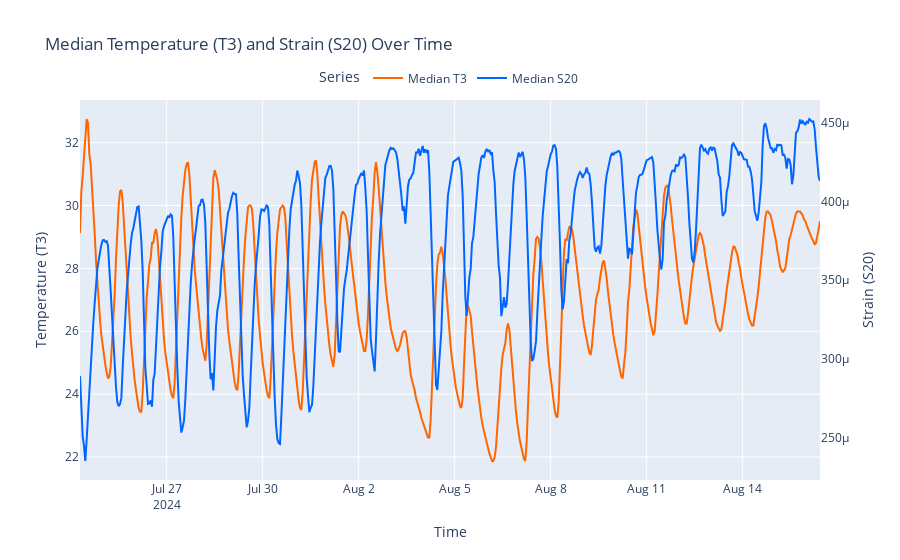

Notebook code cell kept with this figure:
### Code cell
SLeaf = "S20"
TLeaf = "T3"


# Convert the results to a pandas DataFrame
df = pd.DataFrame(list(collection.aggregate(
    generate_pipeline_or(SLeaf, TLeaf, 60, 3.11e-9))))
df = df.dropna()
# df.head(3)

plot_temperature_and_strain_over_time(df, TLeaf, SLeaf, save=False, show=True)

### Figure 1 — Plotly figure (JSON) as saved in the notebook; plotly's stock layout.template omitted (floating-point values rounded to 4 significant figures; data arrays with more than 128 entries replaced by an {"elided": "..."} marker saying what was removed)
{"data": [{"line": {"color": "#FF6600"}, "mode": "lines", "name": "Median T3", "type": "scatter", "x": {"elided": "556 str values"}, "y": {"elided": "556 float values"}, "yaxis": "y"}, {"line": {"color": "#0066FF"}, "mode": "lines", "name": "Median S20", "type": "scatter", "x": {"elided": "556 str values"}, "y": {"elided": "556 float values"}, "yaxis": "y2"}], "layout": {"hovermode": "x unified", "legend": {"orientation": "h", "title": {"text": "Series"}, "x": 0.5, "xanchor": "center", "y": 1.02, "yanchor": "bottom"}, "title": {"text": "Median Temperature (T3) and Strain (S20) Over Time"}, "xaxis": {"title": {"text": "Time"}}, "yaxis": {"side": "left", "title": {"text": "Temperature (T3)"}}, "yaxis2": {"overlaying": "y", "showgrid": false, "side": "right", "title": {"text": "Strain (S20)"}}}}
